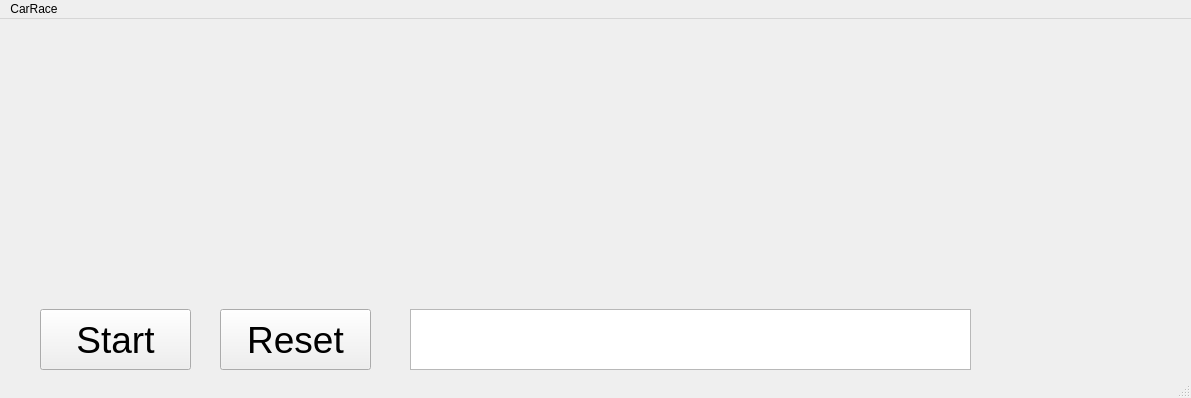
<?xml version="1.0" encoding="UTF-8"?>
<ui version="4.0">
 <class>MainWindow</class>
 <widget class="QMainWindow" name="MainWindow">
  <property name="geometry">
   <rect>
    <x>0</x>
    <y>0</y>
    <width>1191</width>
    <height>398</height>
   </rect>
  </property>
  <property name="windowTitle">
   <string>MainWindow</string>
  </property>
  <widget class="QWidget" name="centralwidget">
   <widget class="QPushButton" name="startButton">
    <property name="geometry">
     <rect>
      <x>40</x>
      <y>290</y>
      <width>151</width>
      <height>61</height>
     </rect>
    </property>
    <property name="font">
     <font>
      <pointsize>28</pointsize>
     </font>
    </property>
    <property name="text">
     <string>Start</string>
    </property>
   </widget>
   <widget class="QTextBrowser" name="textBrowser">
    <property name="geometry">
     <rect>
      <x>410</x>
      <y>290</y>
      <width>561</width>
      <height>61</height>
     </rect>
    </property>
    <property name="html">
     <string>&lt;!DOCTYPE HTML PUBLIC &quot;-//W3C//DTD HTML 4.0//EN&quot; &quot;http://www.w3.org/TR/REC-html40/strict.dtd&quot;&gt;
&lt;html&gt;&lt;head&gt;&lt;meta name=&quot;qrichtext&quot; content=&quot;1&quot; /&gt;&lt;meta charset=&quot;utf-8&quot; /&gt;&lt;style type=&quot;text/css&quot;&gt;
p, li { white-space: pre-wrap; }
hr { height: 1px; border-width: 0; }
li.unchecked::marker { content: &quot;\2610&quot;; }
li.checked::marker { content: &quot;\2612&quot;; }
&lt;/style&gt;&lt;/head&gt;&lt;body style=&quot; font-family:'Ubuntu'; font-size:11pt; font-weight:400; font-style:normal;&quot;&gt;
&lt;p align=&quot;center&quot; style=&quot;-qt-paragraph-type:empty; margin-top:0px; margin-bottom:0px; margin-left:0px; margin-right:0px; -qt-block-indent:0; text-indent:0px;&quot;&gt;&lt;br /&gt;&lt;/p&gt;&lt;/body&gt;&lt;/html&gt;</string>
    </property>
   </widget>
   <widget class="QPushButton" name="resetButton">
    <property name="geometry">
     <rect>
      <x>220</x>
      <y>290</y>
      <width>151</width>
      <height>61</height>
     </rect>
    </property>
    <property name="font">
     <font>
      <pointsize>28</pointsize>
     </font>
    </property>
    <property name="text">
     <string>Reset</string>
    </property>
   </widget>
  </widget>
  <widget class="QMenuBar" name="menubar">
   <property name="geometry">
    <rect>
     <x>0</x>
     <y>0</y>
     <width>1191</width>
     <height>22</height>
    </rect>
   </property>
   <widget class="QMenu" name="menuCarRace">
    <property name="title">
     <string>CarRace</string>
    </property>
   </widget>
   <addaction name="menuCarRace"/>
  </widget>
  <widget class="QStatusBar" name="statusbar"/>
 </widget>
 <resources/>
 <connections/>
</ui>
